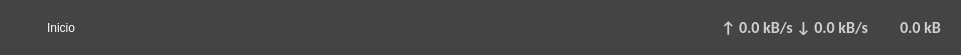
     <widget class="QWidget" name="superior_bar" native="true">
      <property name="minimumSize">
       <size>
        <width>0</width>
        <height>55</height>
       </size>
      </property>
      <property name="maximumSize">
       <size>
        <width>16777215</width>
        <height>55</height>
       </size>
      </property>
      <property name="styleSheet">
       <string notr="true">background-color: rgb(68, 68, 68);/*rgb(77, 77, 127);*/</string>
      </property>
      <layout class="QHBoxLayout" name="horizontalLayout_4">
       <item>
        <widget class="QWidget" name="indicator" native="true">
         <layout class="QHBoxLayout" name="horizontalLayout_2">
          <property name="leftMargin">
           <number>0</number>
          </property>
          <property name="topMargin">
           <number>0</number>
          </property>
          <property name="rightMargin">
           <number>0</number>
          </property>
          <property name="bottomMargin">
           <number>0</number>
          </property>
          <item>
           <widget class="QLabel" name="section_img">
            <property name="minimumSize">
             <size>
              <width>30</width>
              <height>30</height>
             </size>
            </property>
            <property name="maximumSize">
             <size>
              <width>30</width>
              <height>30</height>
             </size>
            </property>
            <property name="text">
             <string/>
            </property>
            <property name="pixmap">
             <pixmap resource="resources.qrc">:/icons/icons/home.png</pixmap>
            </property>
            <property name="scaledContents">
             <bool>true</bool>
            </property>
            <property name="alignment">
             <set>Qt::AlignCenter</set>
            </property>
           </widget>
          </item>
          <item>
           <widget class="QLabel" name="section_name">
            <property name="styleSheet">
             <string notr="true">font: 18pt &quot;Segoe UI&quot;;
color: rgb(255, 255, 255);</string>
            </property>
            <property name="text">
             <string>Inicio</string>
            </property>
           </widget>
          </item>
         </layout>
        </widget>
       </item>
       <item>
        <spacer name="horizontalSpacer_2">
         <property name="orientation">
          <enum>Qt::Horizontal</enum>
         </property>
         <property name="sizeHint" stdset="0">
          <size>
           <width>605</width>
           <height>20</height>
          </size>
         </property>
        </spacer>
       </item>
       <item>
        <widget class="QWidget" name="speed_meter" native="true">
         <property name="maximumSize">
          <size>
           <width>16777215</width>
           <height>50</height>
          </size>
         </property>
         <property name="font">
          <font>
           <family>Calibri</family>
           <pointsize>12</pointsize>
          </font>
         </property>
         <property name="styleSheet">
          <string notr="true">QLabel{
	color:rgba(255, 255, 255, 190);
}</string>
         </property>
         <layout class="QGridLayout" name="gridLayout_15">
          <item row="0" column="1">
           <widget class="QLabel" name="net_speed">
            <property name="font">
             <font>
              <family>Calibri</family>
              <pointsize>12</pointsize>
              <weight>75</weight>
              <bold>true</bold>
             </font>
            </property>
            <property name="text">
             <string>↑ 0.0 kB/s ↓ 0.0 kB/s</string>
            </property>
           </widget>
          </item>
          <item row="0" column="2">
           <widget class="QLabel" name="label_8">
            <property name="minimumSize">
             <size>
              <width>20</width>
              <height>20</height>
             </size>
            </property>
            <property name="maximumSize">
             <size>
              <width>20</width>
              <height>20</height>
             </size>
            </property>
            <property name="text">
             <string/>
            </property>
            <property name="pixmap">
             <pixmap resource="resources.qrc">:/icons/icons/finance.png</pixmap>
            </property>
            <property name="scaledContents">
             <bool>true</bool>
            </property>
            <property name="alignment">
             <set>Qt::AlignCenter</set>
            </property>
           </widget>
          </item>
          <item row="0" column="0">
           <widget class="QLabel" name="label_7">
            <property name="minimumSize">
             <size>
              <width>20</width>
              <height>20</height>
             </size>
            </property>
            <property name="maximumSize">
             <size>
              <width>20</width>
              <height>20</height>
             </size>
            </property>
            <property name="text">
             <string/>
            </property>
            <property name="pixmap">
             <pixmap resource="resources.qrc">:/icons/icons/internetspeedmeter.png</pixmap>
            </property>
            <property name="scaledContents">
             <bool>true</bool>
            </property>
            <property name="alignment">
             <set>Qt::AlignCenter</set>
            </property>
           </widget>
          </item>
          <item row="0" column="3">
           <widget class="QLabel" name="pc_data_usage">
            <property name="font">
             <font>
              <family>Calibri</family>
              <pointsize>12</pointsize>
              <weight>75</weight>
              <bold>true</bold>
             </font>
            </property>
            <property name="text">
             <string>0.0 kB</string>
            </property>
           </widget>
          </item>
         </layout>
        </widget>
       </item>
      </layout>
     </widget>
